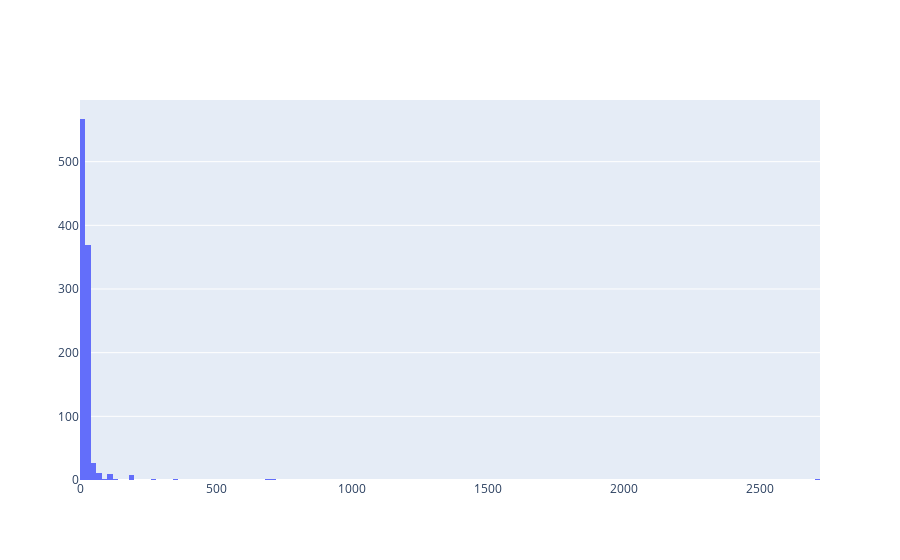
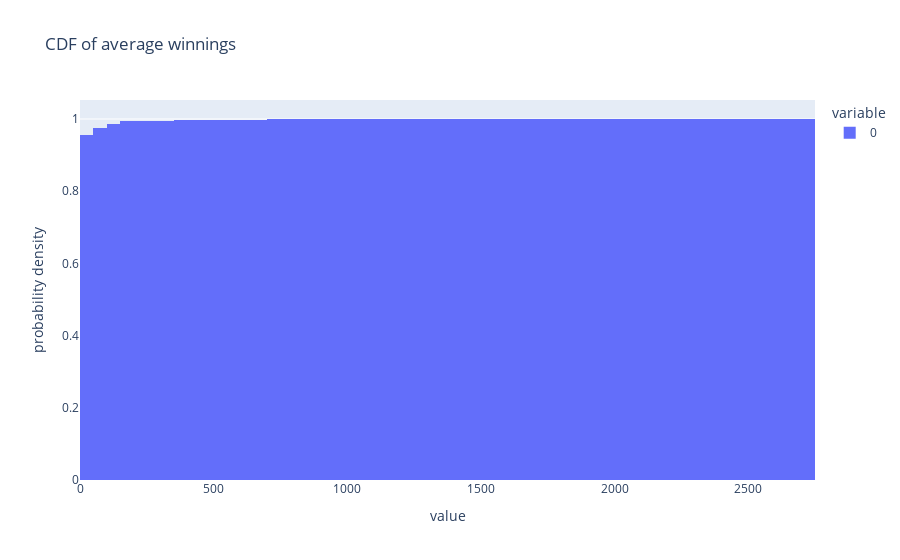

Notebook cell for these charts, in order:
### Code cell
# run run_sim_100() 10000 times and plot the distribution of winnings
import matplotlib.pyplot as plt
import numpy as np

average_winnings = []
for i in range(1000):
    average_winnings.append(run_sim_100())

# plot the distribution of winnings wwith plotly
import plotly.graph_objects as go

fig = go.Figure(data=[go.Histogram(x=average_winnings)])
fig.show()

# add cdf
import plotly.express as px

fig = px.histogram(average_winnings, nbins=100, histnorm='probability density', cumulative=True, title='CDF of average winnings')
fig.show()

### Figure 1 — Plotly figure (JSON) as saved in the notebook; plotly's stock layout.template omitted (floating-point values rounded to 4 significant figures; data arrays with more than 128 entries replaced by an {"elided": "..."} marker saying what was removed)
{"data": [{"type": "histogram", "x": {"elided": "1000 float values"}}], "layout": {}}

### Figure 2 — Plotly figure (JSON) as saved in the notebook; plotly's stock layout.template omitted (floating-point values rounded to 4 significant figures; data arrays with more than 128 entries replaced by an {"elided": "..."} marker saying what was removed)
{"data": [{"alignmentgroup": "True", "bingroup": "x", "cumulative": {"enabled": true}, "histnorm": "probability density", "hovertemplate": "variable=0<br>value=%{x}<br>probability density=%{y}<extra></extra>", "legendgroup": "0", "marker": {"color": "#636efa", "pattern": {"shape": ""}}, "name": "0", "nbinsx": 100, "offsetgroup": "0", "orientation": "v", "showlegend": true, "type": "histogram", "x": {"elided": "1000 float values"}, "xaxis": "x", "yaxis": "y"}], "layout": {"barmode": "relative", "legend": {"title": {"text": "variable"}, "tracegroupgap": 0}, "title": {"text": "CDF of average winnings"}, "xaxis": {"anchor": "y", "domain": [0, 1], "title": {"text": "value"}}, "yaxis": {"anchor": "x", "domain": [0, 1], "title": {"text": "probability density"}}}}
